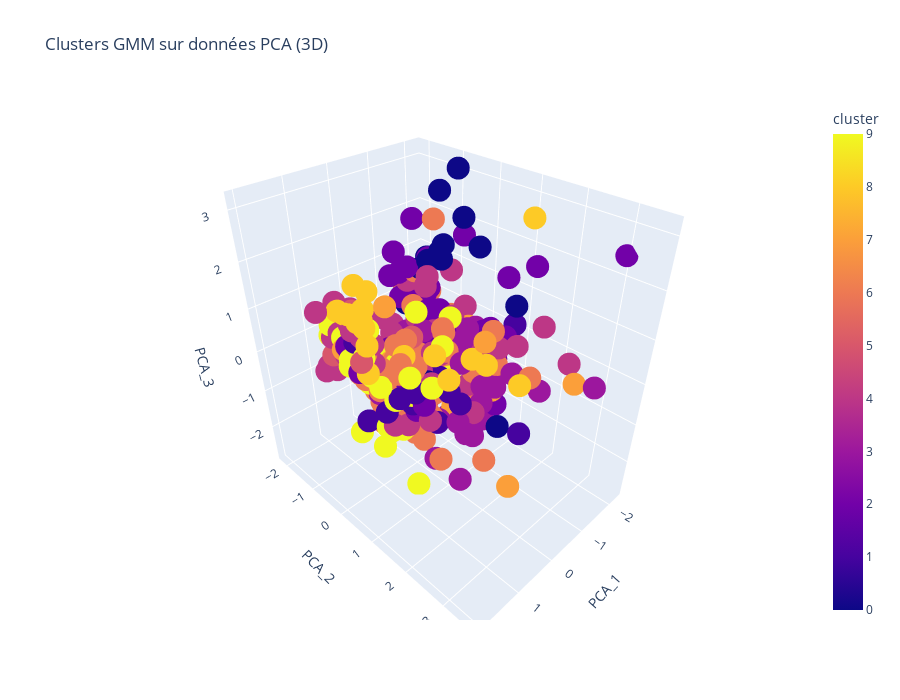
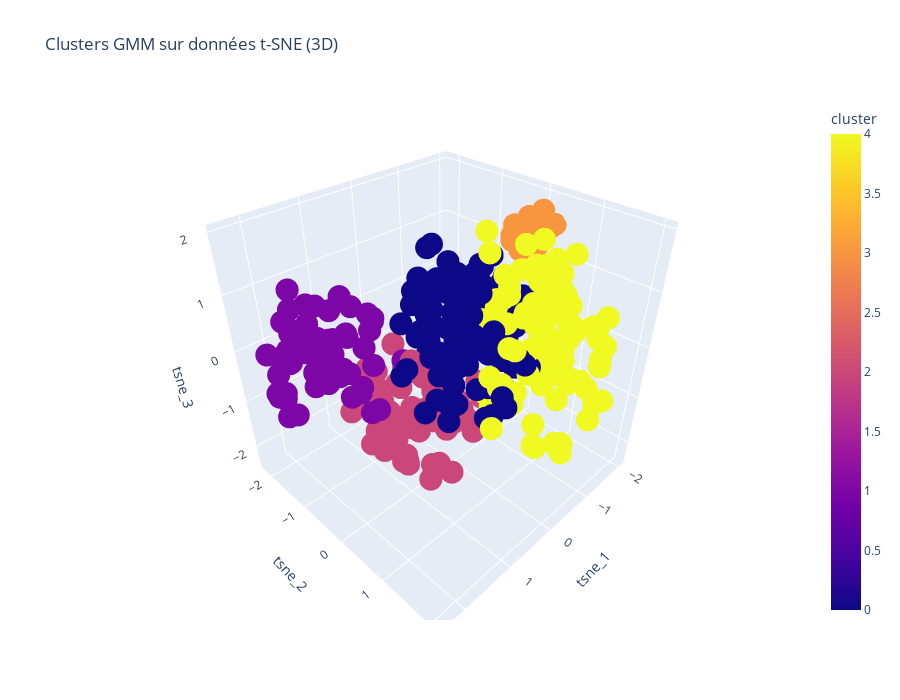
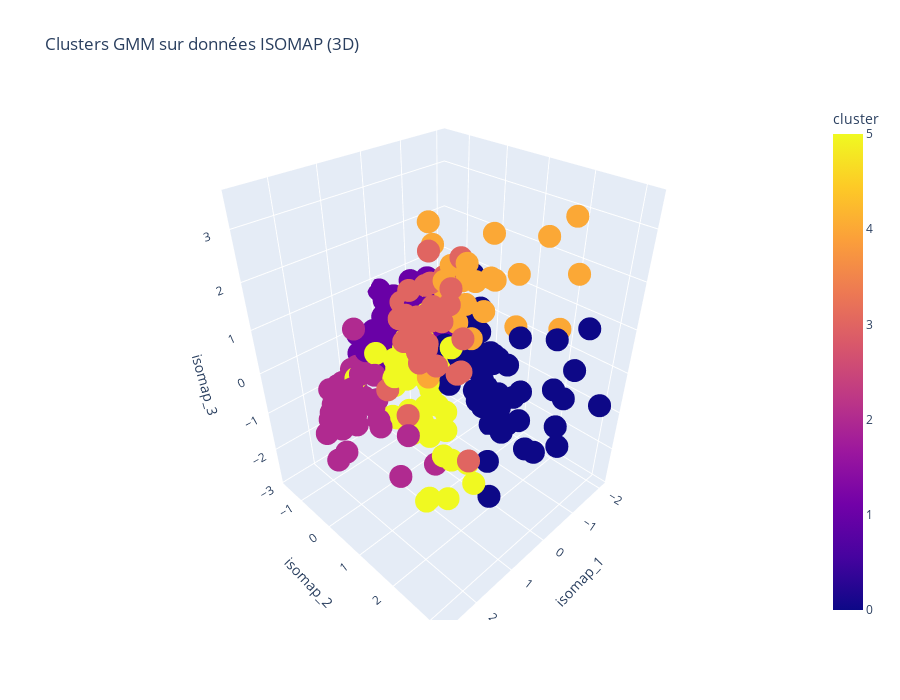
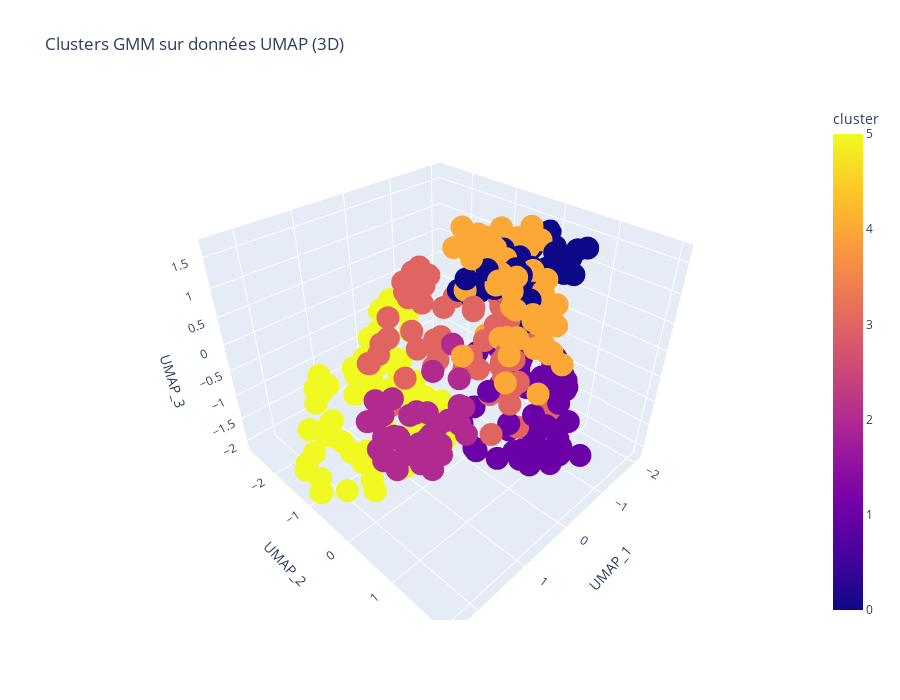

These figures' notebook cell, in order:
### Markdown cell above
## Results Display

### Code cell
stats_cols = [
    'per90_gls',          # attaque
    'per90_ast',          # passes décisives
    'per90_xg',           # expected goals
    'pct_take_on_suc',    # dribbles réussis
    'tkl_plus_int',       # tacles + interceptions
    'pct_air_dual_won',   # duels aériens
    'carries'             # portées de balle
]

file_path_base = "../../raw_data/joueurs_ligue1_2024_2025.csv"
data_base= pd.read_csv(file_path_base, encoding="utf-8")

def plot_cluster_profiles(df_cluster, data_base, stats_cols, cluster_name="Cluster"):
    df_clusters = df_cluster[['player_name', 'cluster']].copy()
    df_stats = data_base[['player_name'] + stats_cols].copy()
    df_merged = pd.merge(df_clusters, df_stats, on='player_name', how='left')
    
    cluster_means = df_merged.groupby('cluster')[stats_cols].mean()
    cluster_sizes = df_merged.groupby('cluster').size().rename("cluster_size")
    
    cluster_means = cluster_means.copy()
    cluster_means['cluster_size'] = cluster_sizes

    
    plt.figure(figsize=(12,6))
    sns.heatmap(cluster_means, annot=True, fmt=".2f", cmap="coolwarm")
    plt.title(f"Moyenne des stats par cluster ({cluster_name})")
    plt.ylabel("Cluster")
    plt.xlabel("Stats")
    plt.show()
    
    return cluster_means
    
def print_results(X, column1, column2, data_name) :
    fig = px.scatter(
        X,
        x= column1, 
        y= column2, 
        color='cluster', 
        hover_data=['player_name', 'positions'],  # ce qui s'affiche au survol
        title=f"Clusters GMM sur données {data_name}",
        width=800, 
        height=600,
        color_discrete_sequence= None
    )
    fig.show()

def print_results_3d(X, column1, column2, column3, data_name):
    fig = px.scatter_3d(
        X,
        x=column1,
        y=column2,
        z=column3,
        color='cluster',
        hover_data=['player_name', 'positions'],  # info au survol
        title=f"Clusters GMM sur données {data_name} (3D)",
        width=900,
        height=700,
        color_discrete_sequence=None
    )
    fig.show()

"""
print("="*60)
print("============RESULTS EN 2D===============")
print("="*60)
print_results(X_gmm_PCA_best, "PCA_1", "PCA_2", "PCA")
print_results(X_gmm_tSNE_best, "tsne_1", "tsne_2", "t-SNE")
print_results(X_gmm_ISOMAP_best, "isomap_1", "isomap_2", "ISOMAP")
print_results(X_gmm_UMAP_best, "UMAP_1", "UMAP_2", "UMAP")
"""

print("="*60)
print("============RESULTS EN 3D===============")
print("="*60)
print_results_3d(X_gmm_PCA_best, "PCA_1", "PCA_2", "PCA_3", "PCA")
cluster_profiles_PCA = plot_cluster_profiles(X_gmm_PCA_best, data_base, stats_cols, "PCA")
print_results_3d(X_gmm_tSNE_best, "tsne_1", "tsne_2", "tsne_3", "t-SNE")
cluster_profiles_PCA = plot_cluster_profiles(X_gmm_tSNE_best, data_base, stats_cols, "t-SNE")
print_results_3d(X_gmm_ISOMAP_best, "isomap_1", "isomap_2", "isomap_3", "ISOMAP")
cluster_profiles_ISOMAP = plot_cluster_profiles(X_gmm_ISOMAP_best, data_base, stats_cols, "ISOMAP")
print_results_3d(X_gmm_UMAP_best, "UMAP_1", "UMAP_2", "UMAP_3", "UMAP")
cluster_profiles_UMAP = plot_cluster_profiles(X_gmm_UMAP_best, data_base, stats_cols, "UMAP")

### Figure 1 — Plotly figure (JSON) as saved in the notebook; plotly's stock layout.template omitted (floating-point values rounded to 4 significant figures; data arrays with more than 128 entries replaced by an {"elided": "..."} marker saying what was removed)
{"data": [{"customdata": {"elided": "333x2 str values"}, "hovertemplate": "PCA_1=%{x}<br>PCA_2=%{y}<br>PCA_3=%{z}<br>player_name=%{customdata[0]}<br>positions=%{customdata[1]}<br>cluster=%{marker.color}<extra></extra>", "legendgroup": "", "marker": {"color": {"elided": "333 int values"}, "coloraxis": "coloraxis", "symbol": "circle"}, "mode": "markers", "name": "", "scene": "scene", "showlegend": false, "type": "scatter3d", "x": {"elided": "333 float values"}, "y": {"elided": "333 float values"}, "z": {"elided": "333 float values"}}], "layout": {"coloraxis": {"colorbar": {"title": {"text": "cluster"}}, "colorscale": [[0, "#0d0887"], [0.1111, "#46039f"], [0.2222, "#7201a8"], [0.3333, "#9c179e"], [0.4444, "#bd3786"], [0.5556, "#d8576b"], [0.6667, "#ed7953"], [0.7778, "#fb9f3a"], [0.8889, "#fdca26"], [1, "#f0f921"]]}, "height": 700, "legend": {"tracegroupgap": 0}, "scene": {"domain": {"x": [0, 1], "y": [0, 1]}, "xaxis": {"title": {"text": "PCA_1"}}, "yaxis": {"title": {"text": "PCA_2"}}, "zaxis": {"title": {"text": "PCA_3"}}}, "title": {"text": "Clusters GMM sur données PCA (3D)"}, "width": 900}}

### Figure 2 — Plotly figure (JSON) as saved in the notebook; plotly's stock layout.template omitted (floating-point values rounded to 4 significant figures; data arrays with more than 128 entries replaced by an {"elided": "..."} marker saying what was removed)
{"data": [{"customdata": {"elided": "356x2 str values"}, "hovertemplate": "tsne_1=%{x}<br>tsne_2=%{y}<br>tsne_3=%{z}<br>player_name=%{customdata[0]}<br>positions=%{customdata[1]}<br>cluster=%{marker.color}<extra></extra>", "legendgroup": "", "marker": {"color": {"elided": "356 int values"}, "coloraxis": "coloraxis", "symbol": "circle"}, "mode": "markers", "name": "", "scene": "scene", "showlegend": false, "type": "scatter3d", "x": {"elided": "356 float values"}, "y": {"elided": "356 float values"}, "z": {"elided": "356 float values"}}], "layout": {"coloraxis": {"colorbar": {"title": {"text": "cluster"}}, "colorscale": [[0, "#0d0887"], [0.1111, "#46039f"], [0.2222, "#7201a8"], [0.3333, "#9c179e"], [0.4444, "#bd3786"], [0.5556, "#d8576b"], [0.6667, "#ed7953"], [0.7778, "#fb9f3a"], [0.8889, "#fdca26"], [1, "#f0f921"]]}, "height": 700, "legend": {"tracegroupgap": 0}, "scene": {"domain": {"x": [0, 1], "y": [0, 1]}, "xaxis": {"title": {"text": "tsne_1"}}, "yaxis": {"title": {"text": "tsne_2"}}, "zaxis": {"title": {"text": "tsne_3"}}}, "title": {"text": "Clusters GMM sur données t-SNE (3D)"}, "width": 900}}

### Figure 3 — Plotly figure (JSON) as saved in the notebook; plotly's stock layout.template omitted (floating-point values rounded to 4 significant figures; data arrays with more than 128 entries replaced by an {"elided": "..."} marker saying what was removed)
{"data": [{"customdata": {"elided": "333x2 str values"}, "hovertemplate": "isomap_1=%{x}<br>isomap_2=%{y}<br>isomap_3=%{z}<br>player_name=%{customdata[0]}<br>positions=%{customdata[1]}<br>cluster=%{marker.color}<extra></extra>", "legendgroup": "", "marker": {"color": {"elided": "333 int values"}, "coloraxis": "coloraxis", "symbol": "circle"}, "mode": "markers", "name": "", "scene": "scene", "showlegend": false, "type": "scatter3d", "x": {"elided": "333 float values"}, "y": {"elided": "333 float values"}, "z": {"elided": "333 float values"}}], "layout": {"coloraxis": {"colorbar": {"title": {"text": "cluster"}}, "colorscale": [[0, "#0d0887"], [0.1111, "#46039f"], [0.2222, "#7201a8"], [0.3333, "#9c179e"], [0.4444, "#bd3786"], [0.5556, "#d8576b"], [0.6667, "#ed7953"], [0.7778, "#fb9f3a"], [0.8889, "#fdca26"], [1, "#f0f921"]]}, "height": 700, "legend": {"tracegroupgap": 0}, "scene": {"domain": {"x": [0, 1], "y": [0, 1]}, "xaxis": {"title": {"text": "isomap_1"}}, "yaxis": {"title": {"text": "isomap_2"}}, "zaxis": {"title": {"text": "isomap_3"}}}, "title": {"text": "Clusters GMM sur données ISOMAP (3D)"}, "width": 900}}

### Figure 4 — Plotly figure (JSON) as saved in the notebook; plotly's stock layout.template omitted (floating-point values rounded to 4 significant figures; data arrays with more than 128 entries replaced by an {"elided": "..."} marker saying what was removed)
{"data": [{"customdata": {"elided": "333x2 str values"}, "hovertemplate": "UMAP_1=%{x}<br>UMAP_2=%{y}<br>UMAP_3=%{z}<br>player_name=%{customdata[0]}<br>positions=%{customdata[1]}<br>cluster=%{marker.color}<extra></extra>", "legendgroup": "", "marker": {"color": {"elided": "333 int values"}, "coloraxis": "coloraxis", "symbol": "circle"}, "mode": "markers", "name": "", "scene": "scene", "showlegend": false, "type": "scatter3d", "x": {"elided": "333 float values"}, "y": {"elided": "333 float values"}, "z": {"elided": "333 float values"}}], "layout": {"coloraxis": {"colorbar": {"title": {"text": "cluster"}}, "colorscale": [[0, "#0d0887"], [0.1111, "#46039f"], [0.2222, "#7201a8"], [0.3333, "#9c179e"], [0.4444, "#bd3786"], [0.5556, "#d8576b"], [0.6667, "#ed7953"], [0.7778, "#fb9f3a"], [0.8889, "#fdca26"], [1, "#f0f921"]]}, "height": 700, "legend": {"tracegroupgap": 0}, "scene": {"domain": {"x": [0, 1], "y": [0, 1]}, "xaxis": {"title": {"text": "UMAP_1"}}, "yaxis": {"title": {"text": "UMAP_2"}}, "zaxis": {"title": {"text": "UMAP_3"}}}, "title": {"text": "Clusters GMM sur données UMAP (3D)"}, "width": 900}}
